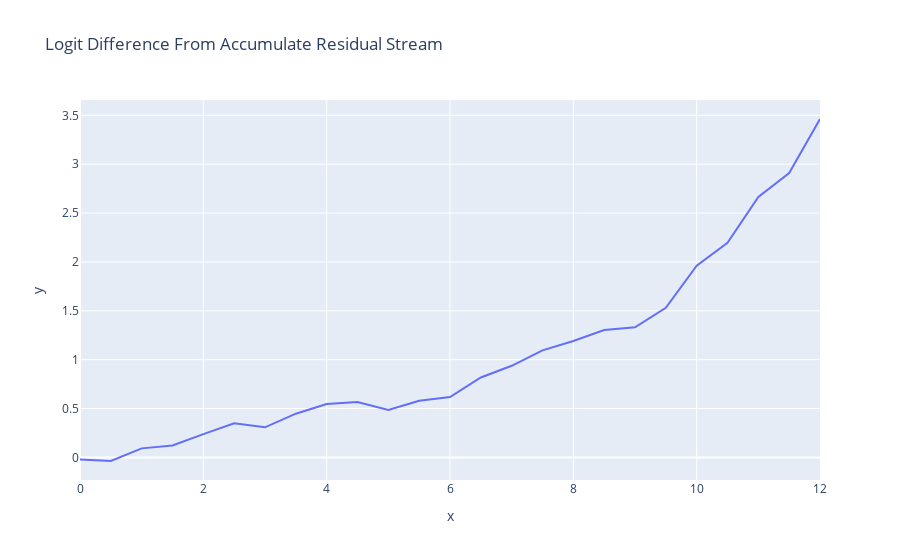

The notebook cell this image was saved under:
### Code cell
accumulated_residual, labels = pos_cache.accumulated_resid(layer=-1, incl_mid=True, pos_slice=-1, return_labels=True)
logit_lens_logit_diffs = residual_stack_to_logit_diff(accumulated_residual, pos_cache)
line(logit_lens_logit_diffs, x=np.arange(model.cfg.n_layers*2+1)/2, hover_name=labels, title="Logit Difference From Accumulate Residual Stream")

### Figure 1 — Plotly figure (JSON) as saved in the notebook; plotly's stock layout.template omitted (floating-point values rounded to 4 significant figures)
{"data": [{"hovertemplate": "<b>%{hovertext}</b><br><br>x=%{x}<br>y=%{y}<extra></extra>", "hovertext": ["0_pre", "0_mid", "1_pre", "1_mid", "2_pre", "2_mid", "3_pre", "3_mid", "4_pre", "4_mid", "5_pre", "5_mid", "6_pre", "6_mid", "7_pre", "7_mid", "8_pre", "8_mid", "9_pre", "9_mid", "10_pre", "10_mid", "11_pre", "11_mid", "final_post"], "legendgroup": "", "line": {"color": "#636efa", "dash": "solid"}, "marker": {"symbol": "circle"}, "mode": "lines", "name": "", "orientation": "v", "showlegend": false, "type": "scatter", "x": [0, 0.5, 1, 1.5, 2, 2.5, 3, 3.5, 4, 4.5, 5, 5.5, 6, 6.5, 7, 7.5, 8, 8.5, 9, 9.5, 10, 10.5, 11, 11.5, 12], "xaxis": "x", "y": [-0.02042, -0.0369, 0.09246, 0.1224, 0.2382, 0.3499, 0.3078, 0.4471, 0.5455, 0.566, 0.4851, 0.5799, 0.617, 0.818, 0.9373, 1.095, 1.19, 1.304, 1.331, 1.531, 1.962, 2.195, 2.664, 2.909, 3.462], "yaxis": "y"}], "layout": {"legend": {"tracegroupgap": 0}, "title": {"text": "Logit Difference From Accumulate Residual Stream"}, "xaxis": {"anchor": "y", "domain": [0, 1], "title": {"text": "x"}}, "yaxis": {"anchor": "x", "domain": [0, 1], "title": {"text": "y"}}}}
